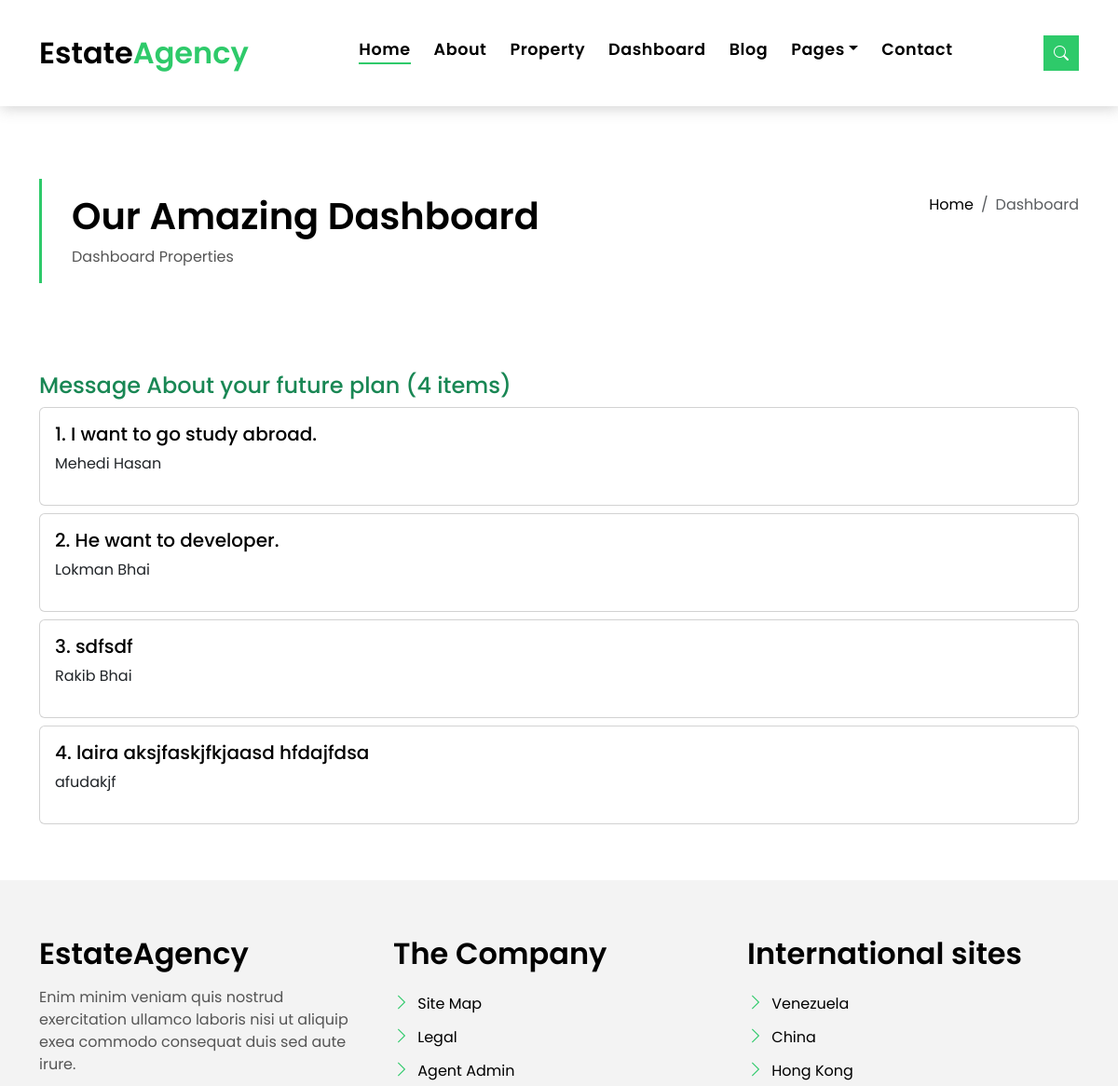
Page /dashboard (upper part) on the earlier database version.
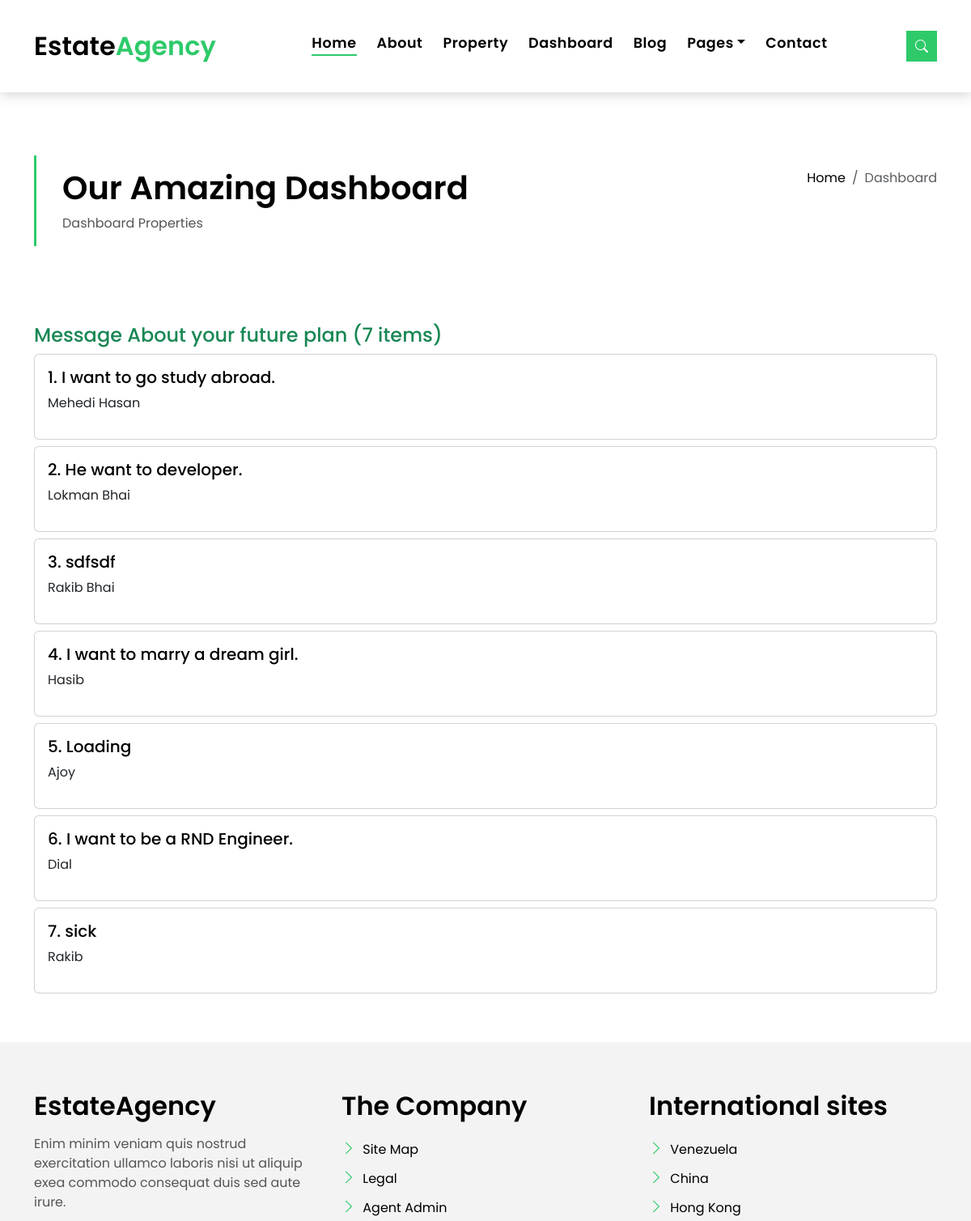
Same page on the later database version.
### contact/models.py (models this page shows, shortened)
class Message(models.Model):
    name = models.CharField(max_length=50, null=False)
    email = models.EmailField(max_length=30, null=False)
    subject = models.CharField(max_length=30, null=False)
    message = models.TextField()

### index/views.py (the view)
# urls.py: path('dashboard', views.dashboard),
def dashboard(request):
    item =Message.objects.all()
    return render(request, 'dashboard.html', {'item': item})

### templates/dashboard.html (shortened to what this page needs)
{% extends "layout.html" %}
{% block main %}
    <section class="intro-single">
      <div class="container">
        <div class="row">
          <div class="col-md-12 col-lg-8">
            <div class="title-single-box">
              <h1 class="title-single">Our Amazing Dashboard</h1>
              <span class="color-text-a">Dashboard Properties</span>
            </div>
          </div>
          <div class="col-md-12 col-lg-4">
            <nav aria-label="breadcrumb" class="breadcrumb-box d-flex justify-content-lg-end">
              <ol class="breadcrumb">
                <li class="breadcrumb-item">
                  <a href="#">Home</a>
                </li>
                <li class="breadcrumb-item active" aria-current="page">
                  Dashboard
                </li>
              </ol>
            </nav>
          </div>
        </div>
      </div>
    </section>
    <div class='container mt-5'>
      <h4 class='text-success'>Message About your future plan ({{ item | length }} items)</h4>
      {% for i in item %}
      <div class='card mb-2 p-3'>
          <h5>{{i.id}}. {{i.message}}</h5>
        <p>{{i.name}}</p>
      </div>
      {% endfor %}
    </div>
{% endblock main%}

### templates/layout.html (shortened to what this page needs)
{% load static %}
<!DOCTYPE html>
<html lang="en">
<head>
  <link href="{% static 'assets/vendor/animate.css/animate.min.css' %}" rel="stylesheet">
  <link href="{% static 'assets/vendor/bootstrap/css/bootstrap.min.css' %}" rel="stylesheet">
  <link href="{% static 'assets/vendor/bootstrap-icons/bootstrap-icons.css' %}" rel="stylesheet">
  <link href="{% static 'assets/vendor/swiper/swiper-bundle.min.css' %}" rel="stylesheet">
  <link href="{% static 'assets/css/style.css' %}" rel="stylesheet">
</head>
<body>
  <nav class="navbar navbar-default navbar-trans navbar-expand-lg fixed-top">
    <div class="container">
      <a class="navbar-brand text-brand" href="index.html">Estate<span class="color-b">Agency</span></a>
      <div class="navbar-collapse collapse justify-content-center" id="navbarDefault">
        <ul class="navbar-nav">
          <li class="nav-item">
            <a class="nav-link active" href="/">Home</a>
          </li>
          <li class="nav-item">
            <a class="nav-link " href="/about">About</a>
          </li>
          <li class="nav-item">
            <a class="nav-link " href="/property-grid">Property</a>
          </li>
          <li class="nav-item">
            <a class="nav-link " href="/dashboard">Dashboard</a>
          </li>
          <li class="nav-item">
            <a class="nav-link " href="/blog-grid">Blog</a>
          </li>
          <li class="nav-item dropdown">
            <a class="nav-link dropdown-toggle" href="#" id="navbarDropdown" role="button" data-bs-toggle="dropdown" aria-haspopup="true" aria-expanded="false">Pages</a>
          </li>
          <li class="nav-item">
            <a class="nav-link " href="/contact">Contact</a>
          </li>
        </ul>
      </div>
      <button type="button" class="btn btn-b-n navbar-toggle-box navbar-toggle-box-collapse" data-bs-toggle="collapse" data-bs-target="#navbarTogglerDemo01">
        <i class="bi bi-search"></i>
      </button>
    </div>
  </nav>
  <main id="main">
    {% block main %}
    {% endblock main %}
  </main>
  <section class="section-footer">
    <div class="container">
      <div class="row">
        <div class="col-sm-12 col-md-4">
          <div class="widget-a">
            <div class="w-header-a">
              <h3 class="w-title-a text-brand">EstateAgency</h3>
            </div>
            <div class="w-body-a">
              <p class="w-text-a color-text-a">
                Enim minim veniam quis nostrud exercitation ullamco laboris nisi ut aliquip exea commodo consequat duis
                sed aute irure.
              </p>
            </div>
          </div>
        </div>
        <div class="col-sm-12 col-md-4 section-md-t3">
          <div class="widget-a">
            <div class="w-header-a">
              <h3 class="w-title-a text-brand">The Company</h3>
            </div>
            <div class="w-body-a">
              <div class="w-body-a">
                <ul class="list-unstyled">
                  <li class="item-list-a">
                    <i class="bi bi-chevron-right"></i> <a href="#">Site Map</a>
                  </li>
                  <li class="item-list-a">
                    <i class="bi bi-chevron-right"></i> <a href="#">Legal</a>
                  </li>
                  <li class="item-list-a">
                    <i class="bi bi-chevron-right"></i> <a href="#">Agent Admin</a>
                  </li>
                </ul>
              </div>
            </div>
          </div>
        </div>
        <div class="col-sm-12 col-md-4 section-md-t3">
          <div class="widget-a">
            <div class="w-header-a">
              <h3 class="w-title-a text-brand">International sites</h3>
            </div>
            <div class="w-body-a">
              <ul class="list-unstyled">
                <li class="item-list-a">
                  <i class="bi bi-chevron-right"></i> <a href="#">Venezuela</a>
                </li>
                <li class="item-list-a">
                  <i class="bi bi-chevron-right"></i> <a href="#">China</a>
                </li>
                <li class="item-list-a">
                  <i class="bi bi-chevron-right"></i> <a href="#">Hong Kong</a>
                </li>
              </ul>
            </div>
          </div>
        </div>
      </div>
    </div>
  </section>
</body>
</html>

### static/assets/css/style.css (style rules this page uses)
body { font-family: "Poppins", sans-serif; color: #555555; }
h1, h2, h3, h4, h5, h6 { color: #000000; }
a { color: #000000; text-decoration: none; transition: all 0.5s ease; }
.text-brand { color: #000000; font-size: 2rem; font-weight: 600; }
.color-b { color: #2eca6a; }
.color-text-a { text-decoration: none; color: #555555; }
.btn { transition: 0.5s ease; }
.btn.btn-b-n { background-color: #2eca6a; color: #ffffff; border-radius: 0; }
.navbar-toggle-box { display: inline-flex; align-items: center; justify-content: center; line-height: 0; padding: 10px; }
.navbar-toggle-box i { line-height: 0; }
.navbar-default { transition: all 0.5s ease-in-out; background-color: #ffffff; padding-top: 28px; padding-bottom: 28px; -webkit-backface-visibility: hidden; backface-visibility: hidden; box-shadow: 1px 2px 15px rgba(100, 100, 100, 0.3); }
.navbar-default.navbar-trans, .navbar-default.navbar-reduce { -webkit-backface-visibility: hidden; backface-visibility: hidden; }
.navbar-default.navbar-trans .nav-item, .navbar-default.navbar-reduce .nav-item { position: relative; padding-right: 10px; padding-bottom: 8px; margin-left: 0; }
@media (min-width: 768px) { .navbar-default.navbar-trans .nav-item, .navbar-default.navbar-reduce .nav-item { margin-left: 15px; } }
.navbar-default.navbar-trans .nav-link, .navbar-default.navbar-reduce .nav-link { font-size: 1.1rem; color: #000000; font-weight: 600; letter-spacing: 0.03em; transition: all 0.1s ease-in-out; position: relative; padding-left: 0; padding-right: 0; }
.navbar-default.navbar-trans .nav-link:before, .navbar-default.navbar-reduce .nav-link:before { content: ""; position: absolute; bottom: 5px; left: 0; width: 100%; height: 2px; z-index: 0; background-color: #2eca6a; transform: scaleX(0); transform-origin: right; transition: transform 0.2s ease-out, opacity 0.2s ease-out 0.3s; }
.navbar-default.navbar-trans .show>.nav-link:before, .navbar-default.navbar-trans .active>.nav-link:before, .navbar-default.navbar-trans .nav-link.show:before, .navbar-default.navbar-trans .nav-link.active:before, .navbar-default.navbar-reduce .show>.nav-link:before, .navbar-default.navbar-reduce .active>.nav-link:before, .navbar-default.navbar-reduce .nav-link.show:before, .navbar-default.navbar-reduce .nav-link.active:before { transform: scaleX(1); }
.navbar-default.navbar-trans .nav-link:before { background-color: #2eca6a; }
.navbar-default.navbar-trans .show>.nav-link, .navbar-default.navbar-trans .active>.nav-link, .navbar-default.navbar-trans .nav-link.show, .navbar-default.navbar-trans .nav-link.active { color: #000000; }
.intro-single { padding: 12rem 0 3rem; }
.intro-single .title-single-box { padding: 1rem 0 1rem 2rem; }
.intro-single .title-single-box { border-left: 3px solid #2eca6a; }
.intro-single .title-single-box .title-single { font-weight: 600; font-size: 2.2rem; }
@media (min-width: 768px) { .intro-single .title-single-box .title-single { font-size: 2.1rem; } }
@media (min-width: 992px) { .intro-single .title-single-box .title-single { font-size: 2.5rem; } }
.intro-single .breadcrumb-box { padding: 1rem 0 0 0.5rem; }
.intro-single .breadcrumb { background-color: transparent; padding-right: 0; padding-left: 0; }
.section-footer { padding-top: 60px; margin-top: 60px; background: #f3f3f3; }
.section-footer ul { line-height: 2; }
.section-footer .item-list-a i { font-size: 18px; padding-right: 4px; color: #2eca6a; }
.section-footer .widget-a .w-title-a { margin-bottom: 1rem; }

Differences in the rows shown:
changed Message id 4: message "laira aksjfaskjfkjaasd hfdajfdsa" → "I want to marry a dream girl."; name "afudakjf" → "Hasib"
added Message: id "5", message "Loading", name "Ajoy"
added Message: id "6", message "I want to be a RND Engineer.", name "Dial"
added Message: id "7", message "sick", name "Rakib"
Other differences:
{{ item | length }}: "4" → "7"
